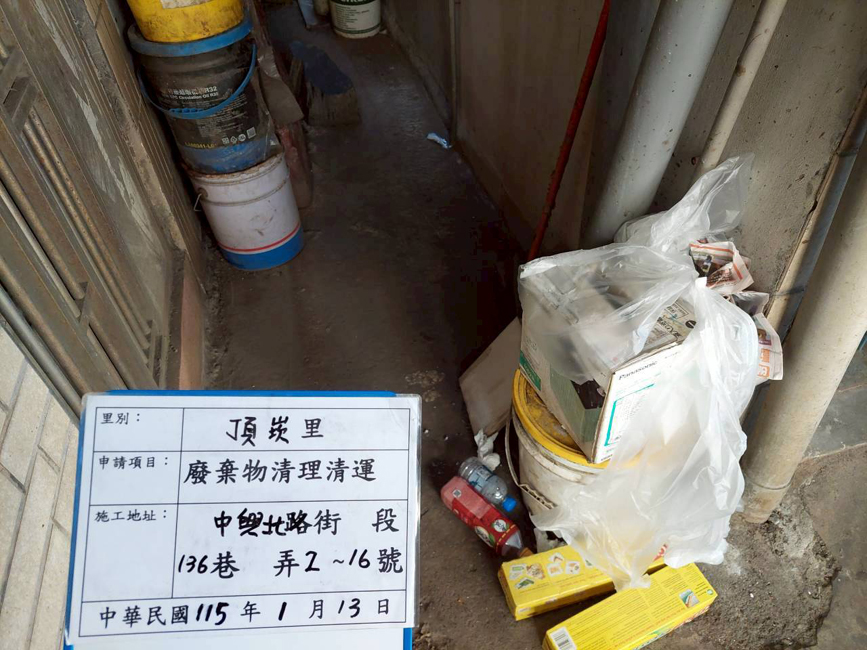
#> input picture 01_測試與範例照片庫/case001/LINE_ALBUM_頂崁里廢棄物呈報_260128_41.jpg, 867 x 650 px
$ python crop_year.py
#> lines starting #> are read from the running program, lines starting #| are printed output that depends on the picture
import cv2
import numpy as np
import os

def read_image_utf8(path):
    return cv2.imdecode(np.fromfile(path, dtype=np.uint8), cv2.IMREAD_COLOR)
#> returned value is the input picture: shape (650, 867, 3); mean B, G, R 106, 115.7, 121.4

# Load image 41
test_dir = r"case001\test_004-頂崁里-廢棄物清除呈報-115.05.13"
img41_path = os.path.join(test_dir, 'LINE_ALBUM_頂崁里廢棄物呈報_260128_41.jpg')
img41 = read_image_utf8(img41_path)

# Let's crop the year "115" (or "115.")
# Since the month "1" is at x=276, y=599, the year "115." should be just to the left.
# Let's crop x from 195 to 270, y from 595 to 625.
year_crop = img41[595:625, 195:270]
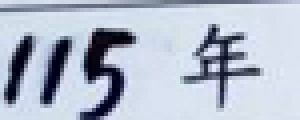
#> year_crop: shape (30, 75, 3) (shown 4 times larger); mean B, G, R 202.4, 186.3, 177.6
cv2.imwrite("year_crop_41.png", year_crop)
print("Saved year_crop_41.png")
